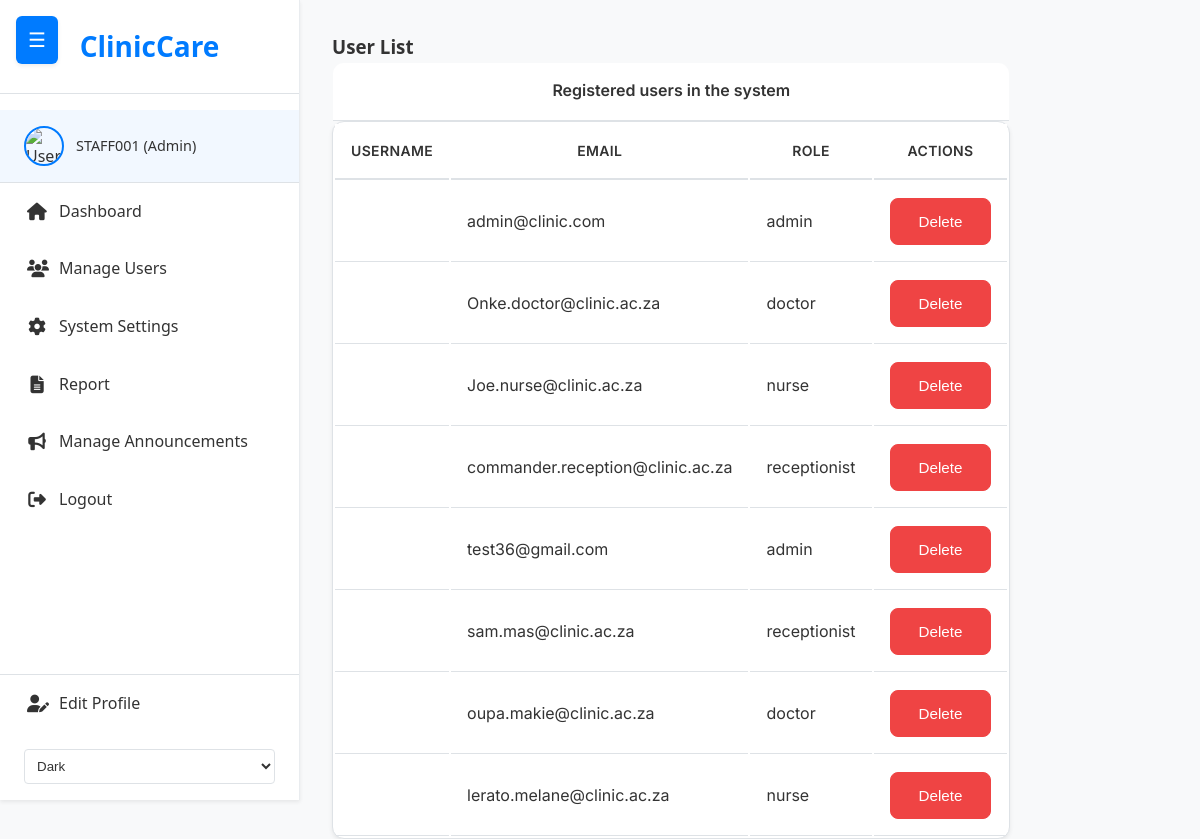
Screenshot of /manage_users (signed in) with the database file from the repository.
### tables this page shows
CREATE TABLE employees
                     (id INTEGER PRIMARY KEY AUTOINCREMENT,
                      first_name TEXT NOT NULL,
                      last_name TEXT NOT NULL,
                      email TEXT NOT NULL,
                      password TEXT NOT NULL,
                      phone TEXT,
                      address TEXT,
                      role TEXT NOT NULL,
                      hire_date TEXT,
                      availability TEXT DEFAULT 'available',
                      profile_image TEXT DEFAULT 'default.jpg',
                      staff_number TEXT UNIQUE NOT NULL DEFAULT 'TEMPSTAFF', specialization TEXT);

### script.py (the view, shortened to what this page needs)
@app.route('/manage_users', methods=['GET', 'POST'])
def manage_users():
    if 'username' not in session or session.get('role') != 'admin':
        flash('Please log in as an admin to manage users.', 'error')
        return redirect(url_for('login_page'))
    conn = None
    try:
        conn = get_db_connection()
        c = conn.cursor()
        user_details = get_user_details(conn, session['username'])
        if not user_details:
            flash('User details not found. Please log in again.', 'error')
            return redirect(url_for('login_page'))
        c.execute("SELECT staff_number, first_name, last_name, email, role FROM employees ORDER BY id")
        employees = [
            {
                'staff_number': row['staff_number'],
                'first_name': row['first_name'],
                'last_name': row['last_name'],
                'email': row['email'],
                'role': row['role']
            } for row in c.fetchall()
        ]
        return render_template('admin/manageUsers.html',
                              employees=employees,
                              user_details=user_details,
                              username=session['username'])
    except sqlite3.Error as e:
        logger.error(f"Database error in manage_users: {e}")
        flash('An error occurred while managing users.', 'error')
        return redirect(url_for('admin_dashboard'))
    finally:
        if conn:
            conn.close()

### script.py (called while the page is built)
def get_db_connection():
    if 'db' not in g:
        g.db = sqlite3.connect('clinicinfo.db')
        g.db.row_factory = sqlite3.Row
    return g.db

def get_user_details(conn, user_id):
    try:
        c = conn.cursor()
        c.execute("SELECT * FROM employees WHERE staff_number = ?", (user_id,))
        user = c.fetchone()
        return dict(user) if user else {}
    except sqlite3.Error as e:
        logger.error(f"Error fetching user details: {e}")
        return {}

### templates/admin/manageUsers.html (shortened to what this page needs)
{% extends "base.html" %}
{% block content %}
<div class="container mx-auto px-4 py-8">
    <div class="bg-white rounded-lg shadow-md p-6 mb-8">
        <h3 class="text-xl font-semibold mb-4">User List</h3>
        <table id="user-table" class="w-full table-auto border-collapse">
            <caption class="text-left text-lg font-medium mb-2">Registered users in the system</caption>
            <thead>
                <tr class="bg-gray-100">
                    <th class="px-4 py-2 text-left">Username</th>
                    <th class="px-4 py-2 text-left">Email</th>
                    <th class="px-4 py-2 text-left">Role</th>
                    <th class="px-4 py-2 text-left">Actions</th>
                </tr>
            </thead>
            <tbody id="user-table-body">
                {% for user in employees %}
                <tr class="hover:bg-gray-50">
                    <td class="px-4 py-2">{{ user.username }}</td>
                    <td class="px-4 py-2">{{ user.email }}</td>
                    <td class="px-4 py-2">{{ user.role }}</td>
                    <td class="px-4 py-2">
                        <button class="btn btn-danger delete-user" data-user-id="{{ user.id }}" aria-label="Delete user {{ user.username }}">Delete</button>
                    </td>
                </tr>
                {% else %}
                <tr><td colspan="4" class="px-4 py-2 text-center">No users found.</td></tr>
                {% endfor %}
            </tbody>
        </table>
    </div>
</div>
{% endblock %}

### templates/base.html (shortened to what this page needs)
<!DOCTYPE html>
<html lang="en">
<head>
  <link rel="stylesheet" href="https://cdnjs.cloudflare.com/ajax/libs/font-awesome/6.4.0/css/all.min.css">
  <link rel="stylesheet" href="{{ url_for('static', filename='css/baseSidebar.css') }}?v=2">
  {% if session.role == 'receptionist' %}
    <link rel="stylesheet" href="{{ url_for('static', filename='css/reception.css') }}?v=2">
  {% elif session.role == 'doctor' %}
    <link rel="stylesheet" href="{{ url_for('static', filename='css/doctor.css') }}?v=1">
  {% elif session.role == 'nurse' %}
    <link rel="stylesheet" href="{{ url_for('static', filename='css/nurse.css') }}?v=1">
  {% elif session.role == 'admin' %}
    <link rel="stylesheet" href="{{ url_for('static', filename='css/admin.css') }}?v=1">
  {% endif %}
</head>
<body class="dashboard-page">
  <button class="menu-toggle" id="menu-toggle-btn" aria-label="Toggle Sidebar" aria-expanded="false">☰</button>
  <aside class="sidebar {% if session.role == 'receptionist' %}active{% endif %}" id="sidebar" role="navigation" aria-label="Main Navigation">
    <div class="logo">ClinicCare</div>
    <nav>
      {% if session.username %}
        <div class="user-info">
          <img src="{{ url_for('static', filename='images/user-placeholder.png') }}" alt="User Avatar">
          <span>{{ session.username }} ({{ session.role | capitalize }})</span>
        </div>
        {% if session.role == 'receptionist' %}
          <ul>
            <li><a href="{{ url_for('reception_dashboard') }}" class="sidebar-btn"><i class="fas fa-home"></i> Dashboard</a></li>
            <li><a href="{{ url_for('manage_appointments') }}" class="sidebar-btn"><i class="fas fa-calendar-check"></i> Manage Appointments</a></li>
            <li><a href="{{ url_for('check_in_page') }}" class="sidebar-btn"><i class="fas fa-user-check"></i> Check-In Desk</a></li>
            <li><a href="{{ url_for('helped_patients_report') }}" class="sidebar-btn"><i class="fas fa-file-alt"></i> Patient Report</a></li>
            <li><a href="{{ url_for('search_patient') }}" class="sidebar-btn"><i class="fas fa-search"></i> Search Patients</a></li>
            <li><a href="{{ url_for('view_announcements') }}" class="sidebar-btn"><i class="fas fa-bullhorn"></i> View Announcements</a></li>
            <li><a href="{{ url_for('logout') }}" class="sidebar-btn logout-btn"><i class="fas fa-sign-out-alt"></i> Logout</a></li>
          </ul>
        {% elif session.role == 'admin' %}
          <ul>
            <li><a href="{{ url_for('admin_dashboard') }}" class="sidebar-btn"><i class="fas fa-home"></i> Dashboard</a></li>
            <li><a href="{{ url_for('admin_manage_users') }}" class="sidebar-btn"><i class="fas fa-users"></i> Manage Users</a></li>
            <li><a href="{{ url_for('admin_system_settings') }}" class="sidebar-btn"><i class="fas fa-cog"></i> System Settings</a></li>
            <li><a href="{{ url_for('admin_report') }}" class="sidebar-btn"><i class="fas fa-file-alt"></i> Report</a></li>
            <li><a href="{{ url_for('announcements') }}" class="sidebar-btn"><i class="fas fa-bullhorn"></i> Manage Announcements</a></li>
            <li><a href="{{ url_for('logout') }}" class="sidebar-btn logout-btn"><i class="fas fa-sign-out-alt"></i> Logout</a></li>
          </ul>
        {% endif %}
        <ul class="sidebar-footer">
          <li><a href="{{ url_for('edit_profile') }}" class="sidebar-btn"><i class="fas fa-user-edit"></i> Edit Profile</a></li>
          <li>
            <form action="{{ url_for('change_theme') }}" method="POST" class="theme-form">
              <select name="theme" onchange="this.form.submit()" class="form-control">
               <option value="dark" {% if session.theme == 'dark' %}selected{% endif %}>Dark</option>
              </select>
            </form>
          </li>
        </ul>
      {% else %}
        <ul>
          <li><a href="{{ url_for('login_page') }}"><i class="fas fa-sign-in-alt"></i> Login</a></li>
        </ul>
      {% endif %}
    </nav>
  </aside>
  <main class="dashboard" id="main-content">
    {% block content %}{% endblock %}
  </main>
</body>
</html>

### static/css/baseSidebar.css (style rules this page uses)
* { margin: 0; padding: 0; box-sizing: border-box; }
html, body { height: 100%; font-family: 'Segoe UI', Tahoma, Geneva, Verdana, sans-serif; line-height: 1.6; color: var(--text-color, #333); background-color: var(--bg-color, #f8f9fa); }
:root { --bg-color: #f8f9fa; --sidebar-bg: #ffffff; --sidebar-border: #e9ecef; --text-color: #333; --text-muted: #6c757d; --link-color: #007bff; --link-hover: #0056b3; --card-bg: #ffffff; --border-color: #dee2e6; --shadow: 0 0.125rem 0.25rem rgba(0, 0, 0, 0.075); --transition: all 0.3s ease; --current-time: "02:35 PM SAST, October 22, 2025"; }
.dashboard-page { display: flex; min-height: 100vh; }
.menu-toggle { position: fixed; top: 1rem; left: 1rem; z-index: 1000; background: var(--link-color); color: white; border: none; padding: 0.75rem; border-radius: 0.375rem; cursor: pointer; font-size: 1.25rem; box-shadow: var(--shadow); transition: var(--transition); }
.sidebar { position: fixed; top: 0; left: -300px; width: 300px; height: 100vh; background: var(--sidebar-bg); border-right: 1px solid var(--sidebar-border); transition: var(--transition); z-index: 999; overflow-y: auto; box-shadow: var(--shadow); }
.sidebar.active { left: 0; }
.sidebar .logo { padding: 1.5rem; text-align: center; font-size: 1.75rem; font-weight: bold; color: var(--link-color); border-bottom: 1px solid var(--border-color); }
.sidebar nav { padding: 1rem 0; }
.user-info { padding: 1rem 1.5rem; display: flex; align-items: center; gap: 0.75rem; border-bottom: 1px solid var(--border-color); background: rgba(0, 123, 255, 0.05); }
.user-info img { width: 40px; height: 40px; border-radius: 50%; border: 2px solid var(--link-color); }
.user-info span { font-size: 0.9rem; color: var(--text-color); font-weight: 500; }
.sidebar ul { list-style: none; }
.sidebar ul li { margin: 0; }
.sidebar-btn { display: flex; align-items: center; gap: 0.75rem; padding: 1rem 1.5rem; color: var(--text-color); text-decoration: none; transition: var(--transition); border-left: 3px solid transparent; width: 100%; }
.sidebar-btn i { width: 20px; text-align: center; font-size: 1.1rem; }
.sidebar-footer { position: absolute; bottom: 0; width: 100%; border-top: 1px solid var(--border-color); background: var(--sidebar-bg); }
.sidebar-footer .theme-form { padding: 1rem 1.5rem; }
.sidebar-footer .form-control { width: 100%; padding: 0.5rem; border: 1px solid var(--border-color); border-radius: 0.25rem; background: var(--card-bg); color: var(--text-color); }
.dashboard { flex: 1; margin-left: 0; transition: var(--transition); padding: 2rem; background: var(--bg-color); }
.dashboard.active { margin-left: 300px; }
.btn { display: inline-block; padding: 0.75rem 1.5rem; border: 1px solid transparent; border-radius: 0.375rem; text-decoration: none; font-weight: 500; cursor: pointer; transition: var(--transition); }
.btn-danger { background: #dc3545; color: white; border-color: #dc3545; }
.form-control { width: 100%; padding: 0.75rem; border: 1px solid var(--border-color); border-radius: 0.375rem; background: var(--card-bg); color: var(--text-color); transition: var(--transition); }
select.form-control { cursor: pointer; }

### templates/base.html (style rules this page uses)
:root { --current-time: "02:35 PM SAST, October 22, 2025"; }

### rows the page displays
employees: username "STAFF001", email "admin@clinic.com", role "admin"
employees: email "Onke.doctor@clinic.ac.za", role "doctor"
employees: email "Joe.nurse@clinic.ac.za", role "nurse"
employees: email "commander.reception@clinic.ac.za", role "receptionist"
employees: email "test36@gmail.com", role "admin"
employees: email "sam.mas@clinic.ac.za", role "receptionist"
employees: email "oupa.makie@clinic.ac.za", role "doctor"
employees: email "lerato.melane@clinic.ac.za", role "nurse"

### other values shown
{{ session.role | capitalize }} "Admin"
